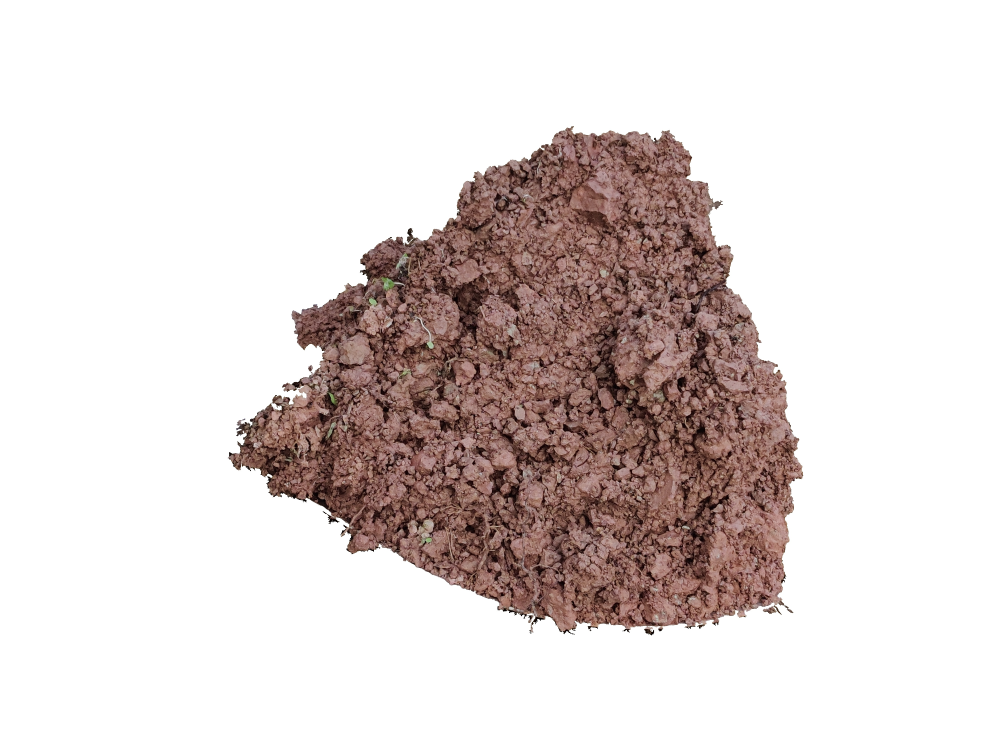
#> input picture Experiment/Draw/1论文插图/plt_img/87.jpg, 4000 x 3000 px (shown at 1/4 size)
$ python 1BoundingBox_to_class.py
#> lines starting #> are read from the running program, lines starting #| are printed output that depends on the picture; after the words box and inside, x2 and y2 are one past the last pixel; in counts of white or black regions, pixels touching at a corner belong together
"""
重写成类的形式
2021年09月22日19:03:23
输入一个路径(仅包含土壤图像), 返回一张包含土壤外接矩阵的图像
"""
import os

import cv2
import matplotlib.patches as patches
import matplotlib.pyplot as plt

plt.rcParams['font.sans-serif'] = ['Arial Unicode MS']

import numpy as np


class BoundingBox:
    def __init__(self, img_path, img_size=225):
#> called with img_path = './plt_img/87.jpg', img_size = 225
        self.img = cv2.imread(img_path)
#> self.img is the input picture: shape (3000, 4000, 3); mean B, G, R 211.7, 213.6, 222.7
        self.img_gray = cv2.cvtColor(self.img, cv2.COLOR_BGR2GRAY)
        self.img_size = img_size

    def master(self):
        """
        主函数,调用
        :return:
        """
        lable = self.lable_MAtrix1()
        point = self.find_boundary_point2(lable)
        new_img = self.get_rectangl3(lable, point)
        return new_img

    def lable_MAtrix1(self):
        """
       初始化标记矩阵lable, 土壤区域标记为255, 非土壤区域标记为0
       使用了保护边境措施,进行了腐蚀
       :return:可用土壤标记矩阵: [255, 0]
        """
        lable = np.copy(self.img_gray)
        img_size = self.img_size
        # 原图背景 255, 土壤0-255->背景为0, 土壤区域为255
        lable[lable == 255] = 0
        lable[lable != 0] = 255
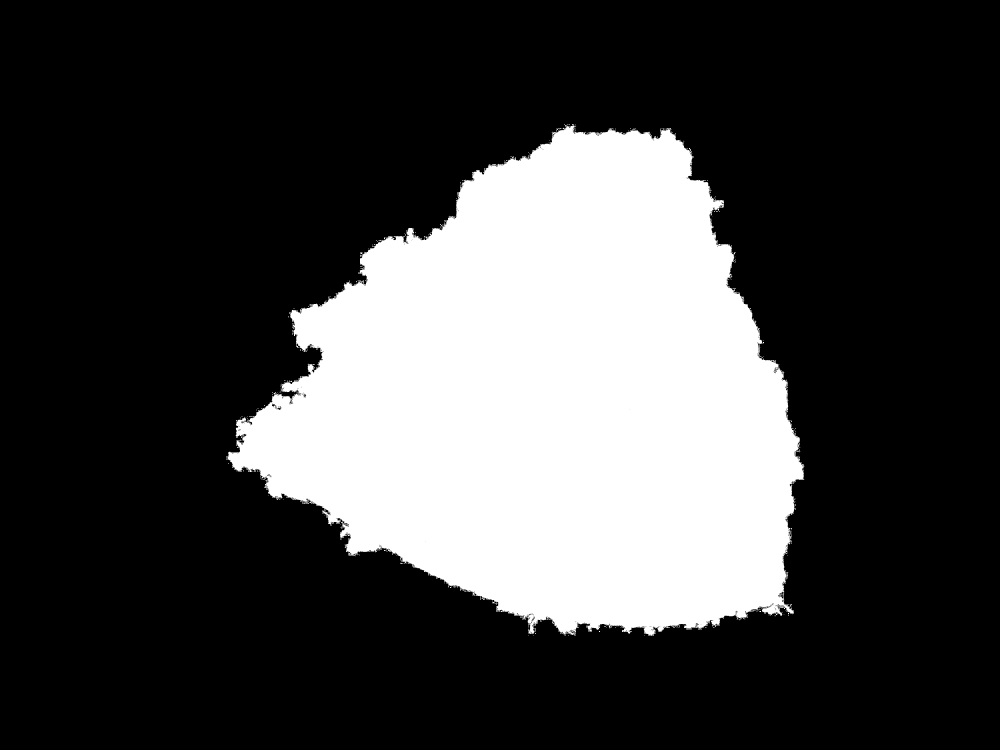
#> lable: shape (3000, 4000) (shown at 1/4 size); 25.9% white; 829 white regions (789 under 20 px), largest, box (x1, y1, x2, y2) and area: (904, 496, 3217, 2544) 3103672, (1184, 1380, 1196, 1392) 51, (2756, 592, 2764, 606) 50
        # 土壤区域标记为1
        lable[lable != 0] = 1
        print("lable矩阵计算完成...")
        return lable

    def find_boundary_point2(self, lable):
        """
        输入lable矩阵,返回4个边界点
        :param lable:
        :return:
        """
        # 不设置刻度
        plt.axis('off')
        # 取消背景白色框框
        plt.subplots_adjust(top=1, bottom=0, right=1, left=0, hspace=0, wspace=0)
        plt.margins(0, 0)
        plt.imshow(lable)  # cmap修改颜色
        # plt.savefig(save_path + '/1NoPoints_label.svg', dpi=600)
        plt.savefig(save_path + '/1NoPoints_label.jpg', dpi=300)

        # plt.show()
        # plt.close()
        # 第一行, 最后一行
        point = np.where(lable != 0)
#> point = 3108187 positions, rows 496 to 2543, columns 904 to 3216
        top = (point[1][0], point[0][0])
#> top = (2256, 496)
        bottom = (point[1][-1], point[0][-1])
#> bottom = (2614, 2543)
        # 翻转
        lable_t = lable.transpose()
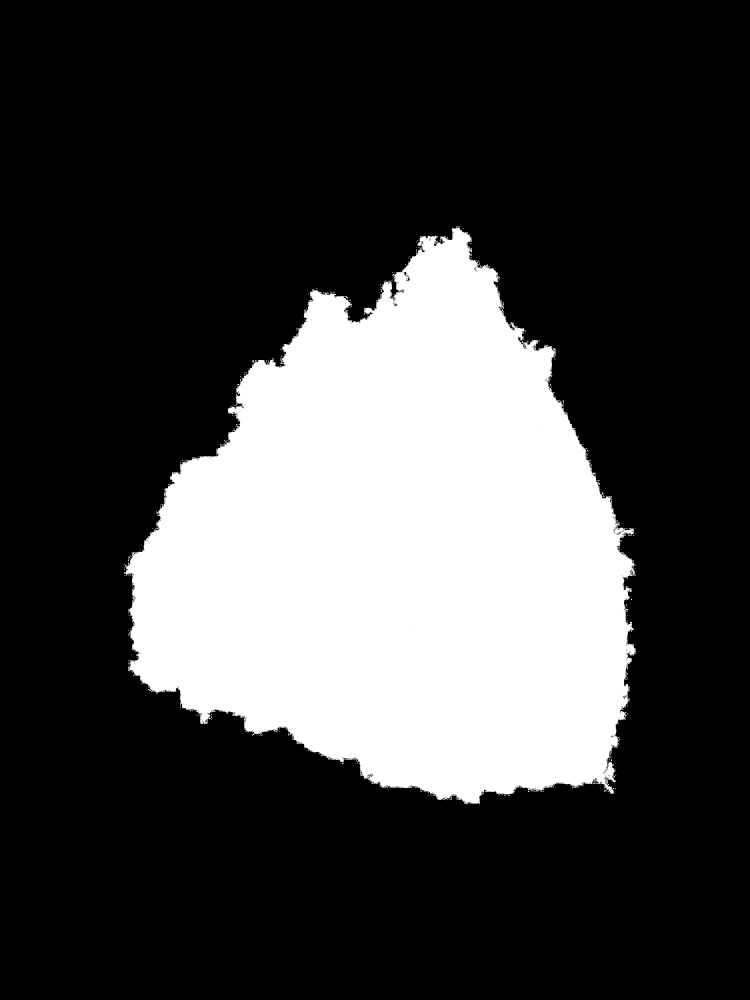
#> lable_t: shape (4000, 3000) (shown at 1/4 size); values 0 (black) and 1 (white), 25.9% white; 829 white regions (789 under 20 px), largest, box (x1, y1, x2, y2) and area: (496, 904, 2544, 3217) 3103672, (1380, 1184, 1392, 1196) 51, (592, 2756, 606, 2764) 50
        point = np.where(lable_t != 0)
#> point = 3108187 positions, rows 904 to 3216, columns 496 to 2543
        left = (point[0][0], point[1][0])
#> left = (904, 1826)
        right = (point[0][-1], point[1][-1])
#> right = (3216, 1918)

        # 画点
        # plt画图的行和列的起点不同, 注意
        # plt.scatter(top[0], top[1], s=200)
        # plt.scatter(bottom[0], bottom[1], s=200)
        # plt.scatter(left[0], left[1], s=200)
        # plt.scatter(right[0], right[1], s=200)

        # 描述边界
        plt.text(top[0], top[1] - 30, 'a', fontdict={'size': 20, 'color': 'r'})
        plt.text(bottom[0], bottom[1] + 130, 'b', fontdict={'size': 20, 'color': 'r'})
        plt.text(left[0] - 100, left[1], 'c', fontdict={'size': 20, 'color': 'r'})
        plt.text(right[0] + 30, right[1], 'd', fontdict={'size': 20, 'color': 'r'})
        print(top, bottom, left, right)
#| (2256, 496) (2614, 2543) (904, 1826) (3216, 1918)

        # 不设置刻度

        plt.axis('off')
        # 取消背景白色框框
        plt.subplots_adjust(top=1, bottom=0, right=1, left=0, hspace=0, wspace=0)
        plt.margins(0, 0)
        # plt.title("Points_label")
        # 画矩形
        currentAxis = plt.gca()
        rect = patches.Rectangle((left[0], top[1]), right[0] - left[0], bottom[1] - top[1], linewidth=2, edgecolor='r',
                                 facecolor='none')
        currentAxis.add_patch(rect)
        # 坐标太傻比了  x轴从左往右  y轴 从上到下
        # plt.savefig(save_path + "/2Points_label.svg", dpi=600)
        plt.savefig(save_path + "/2Points_label.jpg", dpi=300)
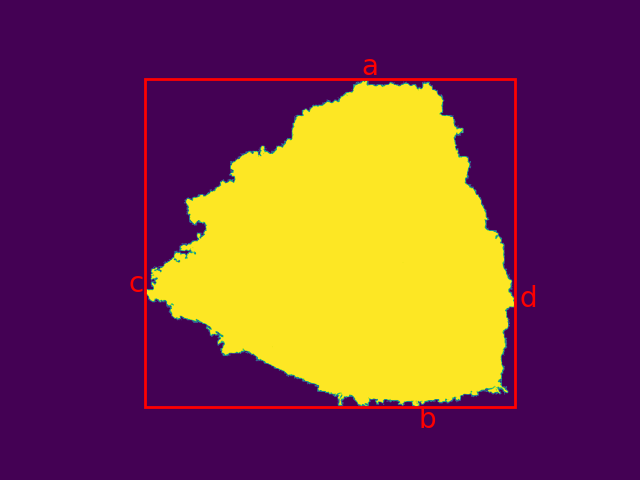
#> figure drawn by matplotlib, 1 panel
        plt.show()

        lable = lable[top[1]:bottom[1], left[0]:right[0]]
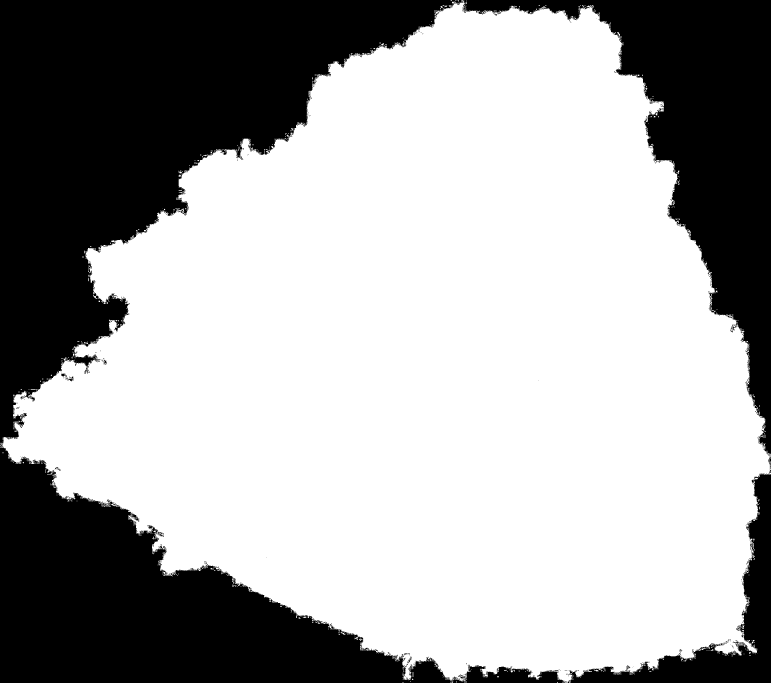
#> lable: shape (2047, 2312) (shown at 1/3 size); values 0 (black) and 1 (white), 65.7% white; 398 black regions (383 under 20 px), largest, box (x1, y1, x2, y2) and area: (0, 0, 1695, 2047) 1201820, (1386, 0, 2312, 1368) 347527, (1703, 1410, 2312, 2047) 73417
        plt.imshow(lable)
        # 不设置刻度
        plt.axis('off')
        # 取消背景白色框框
        plt.subplots_adjust(top=1, bottom=0, right=1, left=0, hspace=0, wspace=0)
        plt.margins(0, 0)
        # plt.title("Label")
        # plt.savefig(save_path+"/label.svg", dpi=600)
        plt.show()
        print("2寻找边界成功...")
        p = [top[1], bottom[1], left[0], right[0]]
#> p = [496, 2543, 904, 3216]
        print(p)
#| [496, 2543, 904, 3216]
        return p

    def get_rectangl3(self, lable_, p):
        """
        输入原图 标记矩阵以及点
        :param lable_:
        :param p:
        :return:
        """
        img_ = self.img
        img_[:, :, 0] = img_[:, :, 0] * lable_
        img_[:, :, 1] = img_[:, :, 1] * lable_
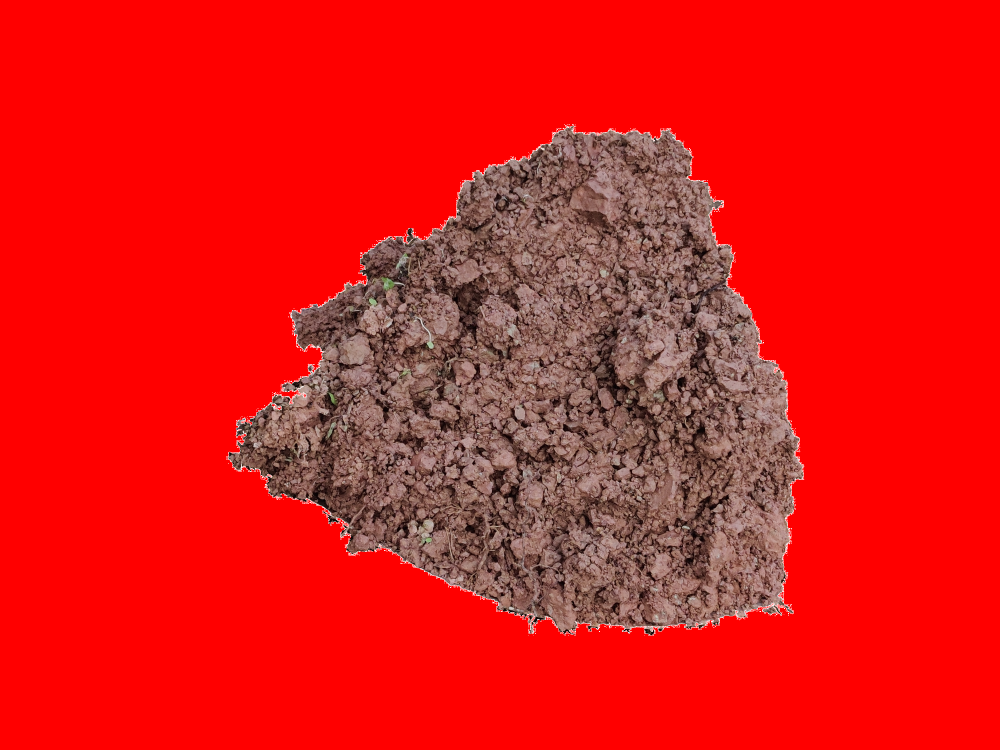
#> img_: shape (3000, 4000, 3) (shown at 1/4 size); mean B, G, R 22.7, 24.6, 222.7
        img_[:, :, 2] = img_[:, :, 2] * lable_
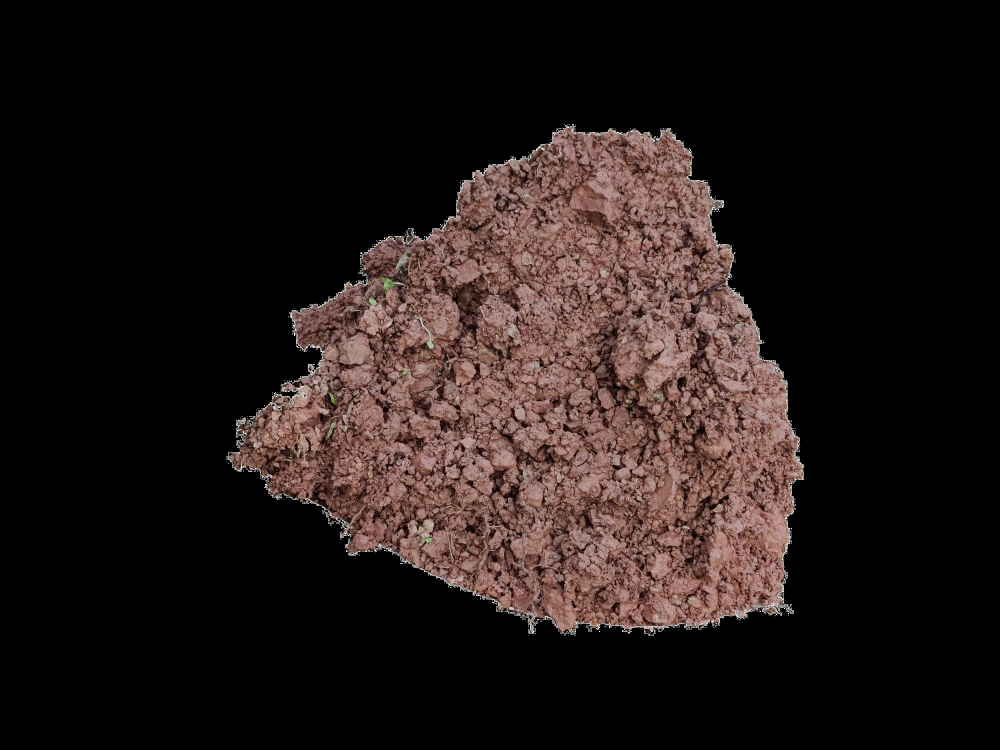
#> img_: shape (3000, 4000, 3) (shown at 1/4 size); mean B, G, R 22.7, 24.6, 33.8
        # 注意这个标记矩阵, 它是有0就变成255了!
        img_[lable_ == 0] = 255
        img_rgb = cv2.cvtColor(img_, cv2.COLOR_BGR2RGB)
        # 截取目标区域
        img_rgb = img_rgb[p[0]:p[1], p[2]:p[3]]
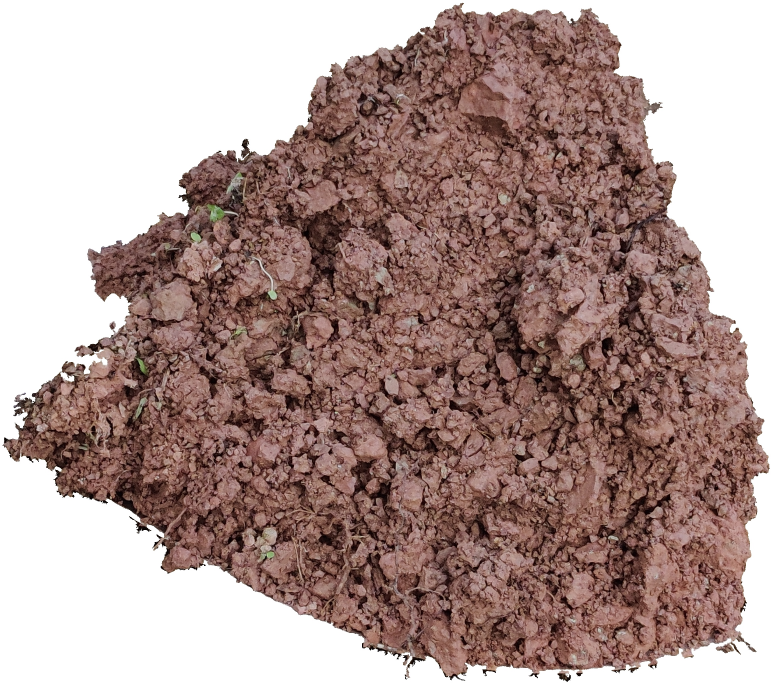
#> img_rgb: shape (2047, 2312, 3) (shown at 1/3 size); mean R, G, B 173.1, 150, 145.2
        img_ = img_[p[0]:p[1], p[2]:p[3]]
#> img_: shape (2047, 2312, 3)
        plt.imshow(img_rgb)
        # 不设置刻度
        plt.axis('off')
        # 取消背景白色框框
        plt.subplots_adjust(top=1, bottom=0, right=1, left=0, hspace=0, wspace=0)
        plt.margins(0, 0)
        # plt.savefig(save_path+ "/img_rgb.svg", dpi=600)
        plt.show()
        return img_


if __name__ == '__main__':
    # path = "/Users/yida/Desktop/土壤分割/result/87.jpg"
    path = "./plt_img/87.jpg"
    save_path = 'plt_img'
    if not os.path.exists(save_path):
        os.makedirs(save_path)
    b = BoundingBox(img_path=path)
    img = b.master()
    # 4.保存图像
    cv2.imwrite(save_path + "/new_img.jpg", img)
    print("保存成功...")
